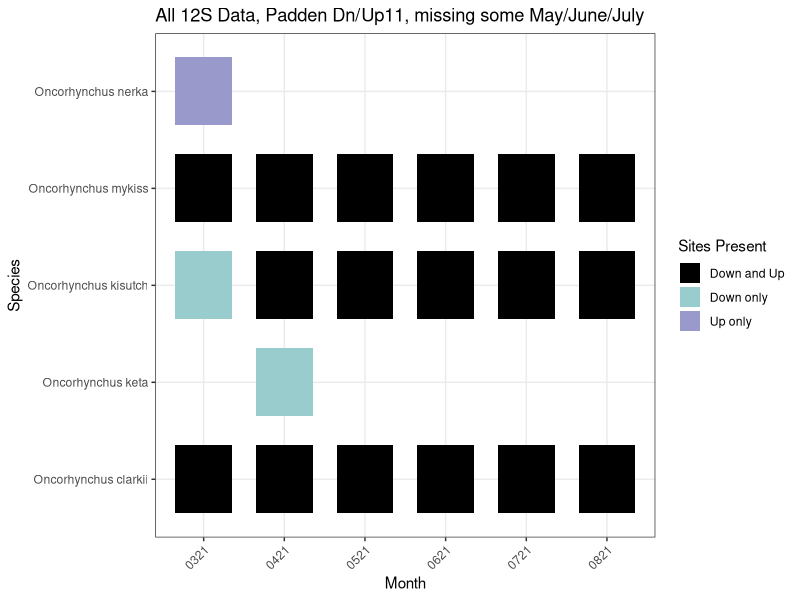
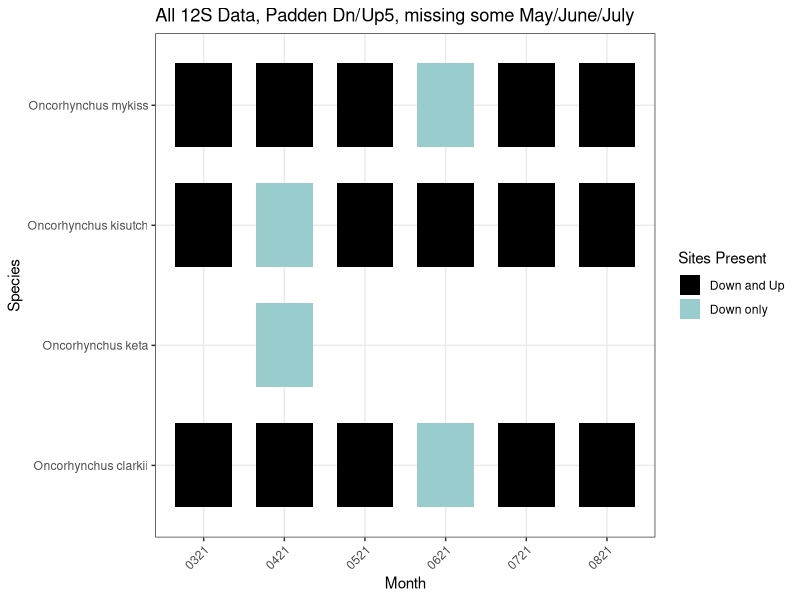
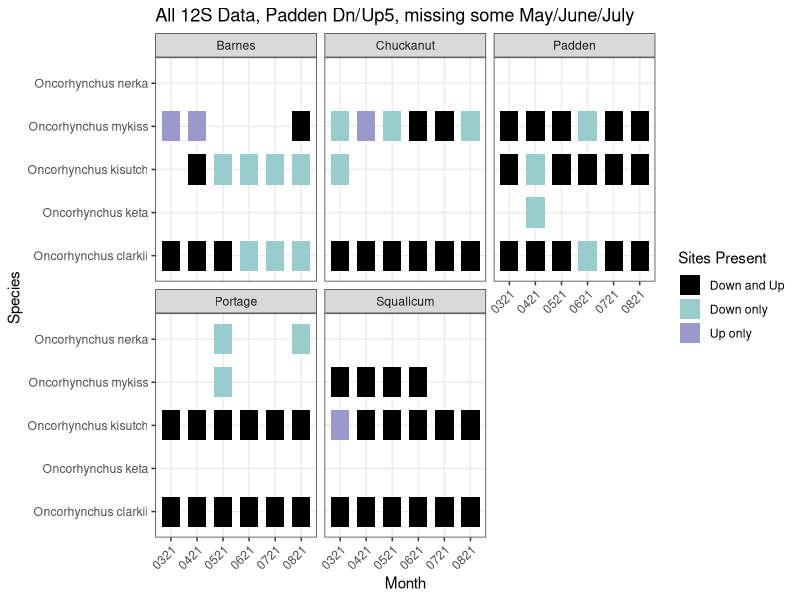
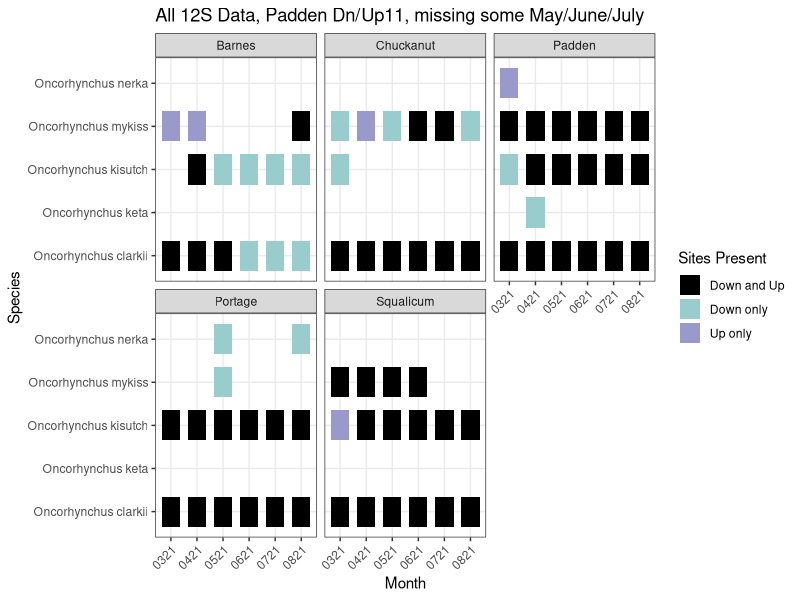
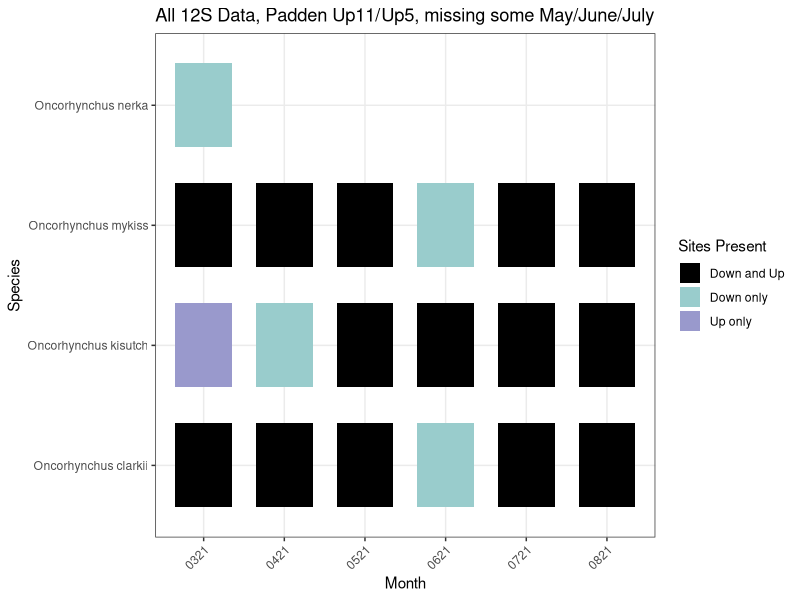
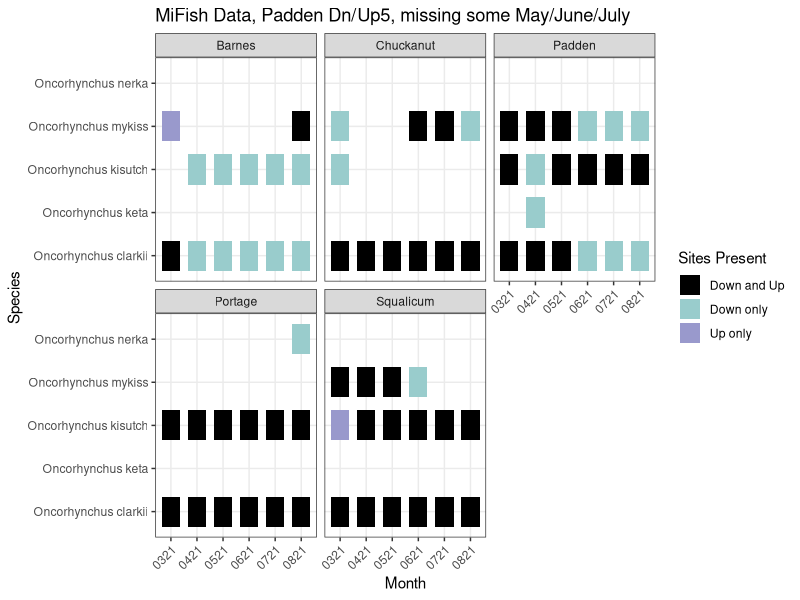
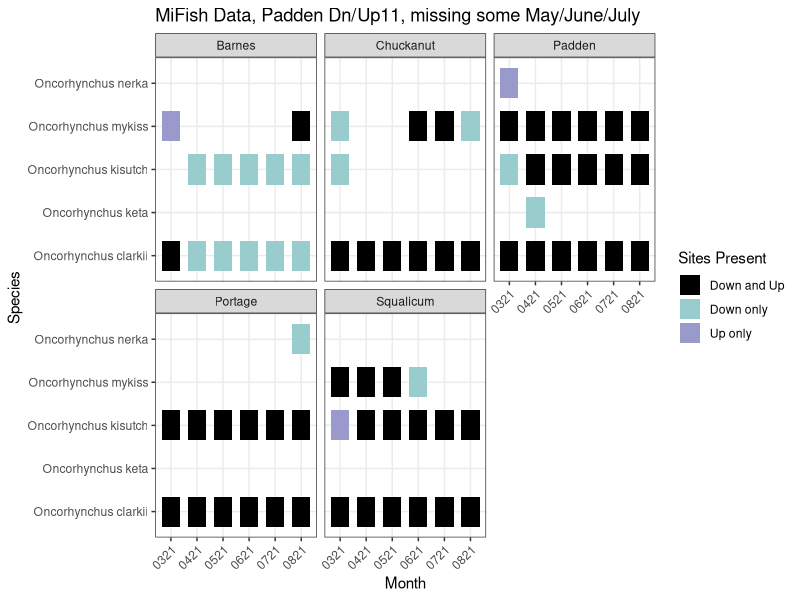
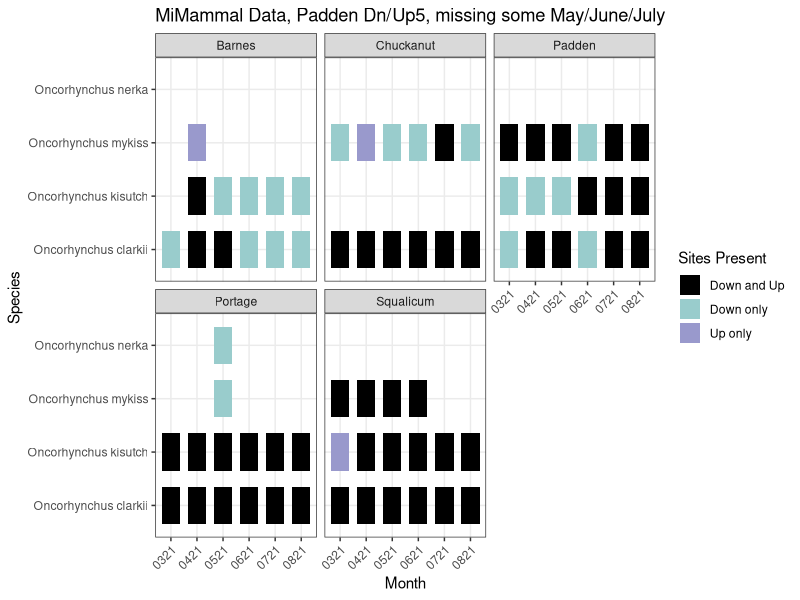

Generate these figures, in order, with R: (Note: this script raises an error after producing the figures.)
## ---- chunk 1
library(here)
library(tidyverse)
library(ggplot2)

mimam <- read.csv(here("Output","combined_species_tables","20220314_MiMammal.csv"))
mifish <- read.csv(here("Output","combined_species_tables","20220314_MiFish.csv"))
combo <- rbind(mimam,mifish)
## ---- chunk 2
# make it a function and do it for mifish, mimammal, and combo 

makeplot <- function(df, whichpadexclude){
salmonids <- df %>% 
  filter(str_detect(species,"Oncorhynchus")) %>% 
  filter(!str_detect(Sample_name,"Kangaroo")) %>% 
  separate(Sample_name, into=c("marker","date","creek","site","bio_rep"), remove = TRUE) %>% 
  select(-1) 

# for now, just combine reads from all replicates  
salmonids.bysite <- salmonids %>%
  filter(site != whichpadexclude) %>% 
  group_by(date,creek,site,species) %>% 
  summarize(totreads = sum(tot)) %>% 
  mutate(pa = 1)
salmonids.bysite2 <- salmonids.bysite %>% 
  group_by(date,creek,species) %>% 
  mutate(sitekey = sum(pa)) %>% 
  mutate(creek = recode(creek, "1Prt" = "Portage", "2Brn" = "Barnes", "3Chk" = "Chuckanut", "4Pad" = "Padden", "5Sqm" = "Squalicum")) %>% 
  mutate(plotsite = case_when(sitekey == 2 ~ "Down and Up",
                          sitekey == 1 & site == "Dn" ~ "Down only",
                          sitekey == 1 & site == "Up" ~ "Up only",
                          sitekey == 1 & site == "Up11" ~ "Up only",
                          sitekey == 1 & site == "Up5" ~ "Up only"))

p <- ggplot(salmonids.bysite2, aes(date, species, fill=as.factor(plotsite), width=0.7, height=0.7)) + 
  geom_tile(size=1) +
  theme_bw() +
  labs(x="Month", y="Species", fill = "Sites Present") +
  facet_wrap(~creek) +
  scale_fill_manual(values=c("#000000","#99CCCC","#9999CC")) +
  scale_x_discrete(guide = guide_axis(angle = 45))

return(p)
}

## ---- chunk 3
mf.omitup5 <- makeplot(mifish, "Up5") + ggtitle("MiFish Data, Padden Dn/Up11, missing some May/June/July")
mf.omitup11 <- makeplot(mifish, "Up11") + ggtitle("MiFish Data, Padden Dn/Up5, missing some May/June/July")

mm.omitup5 <- makeplot(mimam, "Up5") + ggtitle("MiMammal Data, Padden Dn/Up11, missing some May/June/July")
mm.omitup11 <- makeplot(mimam, "Up11") + ggtitle("MiMammal Data, Padden Dn/Up5, missing some May/June/July")

combo.omitup5 <- makeplot(combo, "Up5") + ggtitle("All 12S Data, Padden Dn/Up11, missing some May/June/July")
combo.omitup11 <- makeplot(combo, "Up11") + ggtitle("All 12S Data, Padden Dn/Up5, missing some May/June/July")

## ---- chunk 4

makepadplot <- function(df, paddn, padup){
  
salmonids <- df %>% 
  filter(str_detect(species,"Oncorhynchus")) %>% 
  filter(!str_detect(Sample_name,"Kangaroo")) %>% 
  separate(Sample_name, into=c("marker","date","creek","site","bio_rep"), remove = TRUE) %>% 
  filter(creek == "4Pad") %>% 
  select(-1) %>% 
  filter(site == paddn | site == padup) %>% 
  mutate(newsite = case_when(site == paddn ~ "Dn",
                             site == padup ~ "Up"))

# for now, just combine reads from all replicates  
salmonids.bysite <- salmonids %>% 
  group_by(date,creek,newsite,species) %>% 
  summarize(totreads = sum(tot)) %>% 
  mutate(pa = 1)
salmonids.bysite2 <- salmonids.bysite %>% 
  group_by(date,creek,species) %>% 
  mutate(sitekey = sum(pa)) %>% 
  mutate(plotsite = case_when(sitekey == 2 ~ "Down and Up",
                          sitekey == 1 & newsite == "Dn" ~ "Down only",
                          sitekey == 1 & newsite == "Up" ~ "Up only"))

p <- ggplot(salmonids.bysite2, aes(date, species, fill=as.factor(plotsite), width=0.7, height=0.7)) + 
  geom_tile(size=1) +
  theme_bw() +
  labs(x="Month", y="Species", fill = "Sites Present") +
  scale_fill_manual(values=c("#000000","#99CCCC","#9999CC")) +
  scale_x_discrete(guide = guide_axis(angle = 45))

return(p)
}

## ---- chunk 5

combo.dn.up11 <- makepadplot(combo,"Dn", "Up11") + ggtitle("All 12S Data, Padden Dn/Up11, missing some May/June/July")
combo.dn.up5 <- makepadplot(combo, "Dn", "Up5") + ggtitle("All 12S Data, Padden Dn/Up5, missing some May/June/July")
combo.up11.up5 <- makepadplot(combo, "Up11", "Up5") + ggtitle("All 12S Data, Padden Up11/Up5, missing some May/June/July")

combo.dn.up11 + combo.dn.up5 + combo.up11.up5 + plot_layout(ncol = 1, nrow = 3, byrow = F)
## ---- chunk 6
# make it a function and do it for mifish, mimammal, and combo 

makeplot_class <- function(df, whichclass, whichpadexclude){
alldata <- df %>% 
  filter(class == whichclass) %>% 
  filter(!str_detect(Sample_name,"Kangaroo")) %>% 
  separate(Sample_name, into=c("marker","date","creek","site","bio_rep"), remove = TRUE) %>% 
  select(-1) 

# for now, just combine reads from all replicates  
bysite <- alldata %>%
  filter(site != whichpadexclude) %>% 
  group_by(date,creek,site,species) %>% 
  summarize(totreads = sum(tot)) %>% 
  mutate(pa = 1)
bysite2 <- bysite %>% 
  group_by(date,creek,species) %>% 
  mutate(sitekey = sum(pa)) %>% 
  mutate(creek = recode(creek, "1Prt" = "Portage", "2Brn" = "Barnes", "3Chk" = "Chuckanut", "4Pad" = "Padden", "5Sqm" = "Squalicum")) %>% 
  mutate(plotsite = case_when(sitekey == 2 ~ "Down and Up",
                          sitekey == 1 & site == "Dn" ~ "Down only",
                          sitekey == 1 & site == "Up" ~ "Up only",
                          sitekey == 1 & site == "Up11" ~ "Up only",
                          sitekey == 1 & site == "Up5" ~ "Up only"))

p <- ggplot(bysite2, aes(date, species, fill=as.factor(plotsite), width=0.7, height=0.7)) + 
  geom_tile(size=1) +
  theme_bw() +
  labs(x="Month", y="Species", fill = "Sites Present") +
  facet_wrap(~creek) +
  scale_fill_manual(values=c("#000000","#99CCCC","#9999CC")) +
  scale_x_discrete(guide = guide_axis(angle = 45))

return(p)
}

## ---- chunk 7
combo.fish.omitup11 <- makeplot_class(combo, "Actinopteri", "Up11") + ggtitle("Actinopteri, Padden Dn/Up5, missing some May/June/July")
combo.mammals.omitup11 <- makeplot_class(combo, "Mammalia", "Up11") + ggtitle("Mammalia, Padden Dn/Up5, missing some May/June/July")
combo.lamprey.omitup11 <- makeplot_class(combo, "Hyperoartia", "Up11") + ggtitle("Hyperoartia, Padden Dn/Up5, missing some May/June/July")
combo.birds.omitup11 <- makeplot_class(combo, "Aves", "Up11") + ggtitle("Aves, Padden Dn/Up5, missing some May/June/July")

